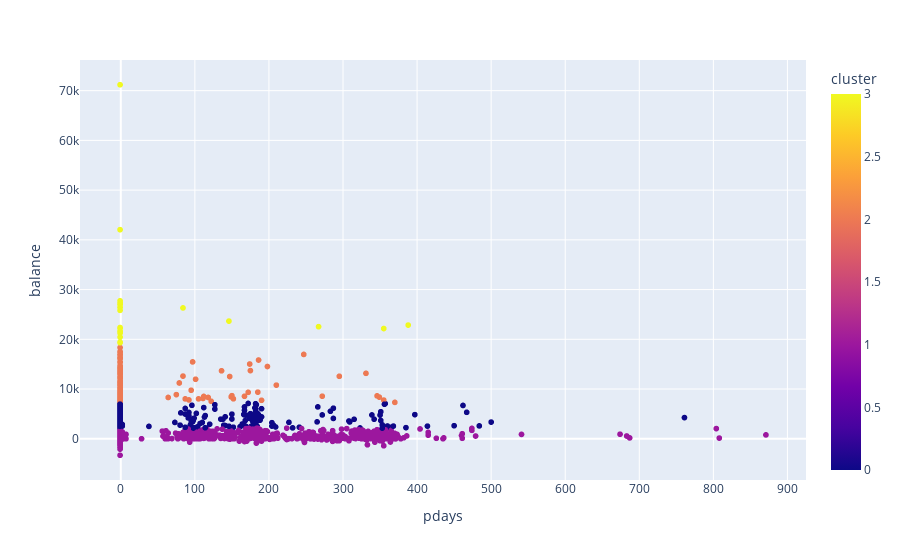

Notebook code cell kept with this figure:
### Code cell
# We can plot the clusters in plotly
fig = px.scatter(bank, x='pdays', y='balance', color='cluster',
                hover_data=['marital', 'education'])
fig

### Figure 1 — Plotly figure (JSON) as saved in the notebook; plotly's stock layout.template omitted (floating-point values rounded to 4 significant figures; data arrays with more than 128 entries replaced by an {"elided": "..."} marker saying what was removed)
{"data": [{"customdata": {"elided": "4521x2 str values"}, "hovertemplate": "pdays=%{x}<br>balance=%{y}<br>marital=%{customdata[0]}<br>education=%{customdata[1]}<br>cluster=%{marker.color}<extra></extra>", "legendgroup": "", "marker": {"color": {"elided": "4521 int values"}, "coloraxis": "coloraxis", "symbol": "circle"}, "mode": "markers", "name": "", "showlegend": false, "type": "scattergl", "x": {"elided": "4521 int values"}, "xaxis": "x", "y": {"elided": "4521 int values"}, "yaxis": "y"}], "layout": {"coloraxis": {"colorbar": {"title": {"text": "cluster"}}, "colorscale": [[0, "#0d0887"], [0.1111, "#46039f"], [0.2222, "#7201a8"], [0.3333, "#9c179e"], [0.4444, "#bd3786"], [0.5556, "#d8576b"], [0.6667, "#ed7953"], [0.7778, "#fb9f3a"], [0.8889, "#fdca26"], [1, "#f0f921"]]}, "legend": {"tracegroupgap": 0}, "margin": {"t": 60}, "xaxis": {"anchor": "y", "domain": [0, 1], "title": {"text": "pdays"}}, "yaxis": {"anchor": "x", "domain": [0, 1], "title": {"text": "balance"}}}}
